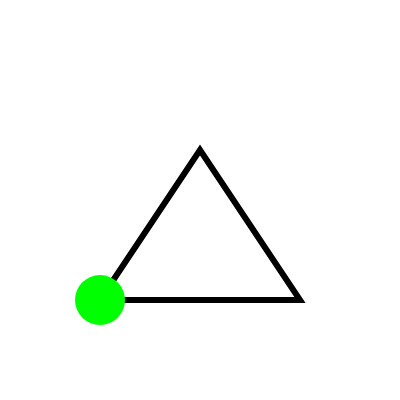
Frame 1 (no input)
Frame 60 (no input): identical to frame 1, image omitted
Frame 120 (the mouse pressed at the canvas centre since frame 60): identical to frame 1, image omitted

The p5.js sketch that drew this single still picture (run headless with seeded random() and noise() and a simulated clock; from frame 60 on, the mouse is pressed at the canvas centre):

// p5.js sketch
// ── sketch.js
function setup() {
  createCanvas(400, 400);
}

  let x = 100
  let y = 300
  
  let r = 256
  let g = 0
  let b = 0
  
function draw() {
  background(256);
  
  fill(256, 256, 256);
  stroke(0, 0, 0)
  strokeWeight(6)
  triangle(100, 300, 200, 150, 300, 300)
    
      
  if (mouseIsPressed === true){
    x += ceil(movedX);
    y += ceil(movedY);
  }
  
  let a = -1.5 * x + 450;
  let c = 1.5 * x -150;
  
  if(x >= 100 && x <=300 && y >=285 && y <= 315)
    {
      r = 0;
      g = 256;
    }
  else if (x >= 100 && x <= 200 && y >= a - 15 && y <= a + 15)
    {
      r = 0;
      g = 256;
    }
  else if (x >= 200 && x <= 300 && y >= c - 15 && y <= c + 15)
    {
      r = 0;
      g = 256;
    }
  else
    {
      r = 256;
      g = 0;
    }
  
  fill(r, g, b)
  noStroke()
  circle(x, y, 50)
  
}
